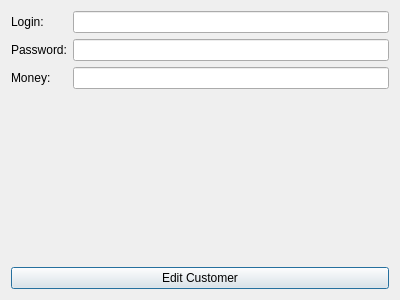
<?xml version="1.0" encoding="UTF-8"?>
<ui version="4.0">
 <class>EditCustomerForm</class>
 <widget class="QDialog" name="EditCustomerForm">
  <property name="geometry">
   <rect>
    <x>0</x>
    <y>0</y>
    <width>400</width>
    <height>300</height>
   </rect>
  </property>
  <property name="windowTitle">
   <string>Dialog</string>
  </property>
  <layout class="QVBoxLayout" name="verticalLayout">
   <item>
    <layout class="QFormLayout" name="formLayout">
     <item row="0" column="0">
      <widget class="QLabel" name="loginLabel">
       <property name="text">
        <string>Login:</string>
       </property>
      </widget>
     </item>
     <item row="0" column="1">
      <widget class="QLineEdit" name="loginInput"/>
     </item>
     <item row="1" column="0">
      <widget class="QLabel" name="passLabel">
       <property name="text">
        <string>Password:</string>
       </property>
      </widget>
     </item>
     <item row="1" column="1">
      <widget class="QLineEdit" name="passInput"/>
     </item>
     <item row="2" column="0">
      <widget class="QLabel" name="moneyLabel">
       <property name="text">
        <string>Money:</string>
       </property>
      </widget>
     </item>
     <item row="2" column="1">
      <widget class="QLineEdit" name="moneyInput"/>
     </item>
    </layout>
   </item>
   <item>
    <widget class="QPushButton" name="editCustomerButton">
     <property name="text">
      <string>Edit Customer</string>
     </property>
    </widget>
   </item>
  </layout>
 </widget>
 <resources/>
 <connections/>
</ui>
